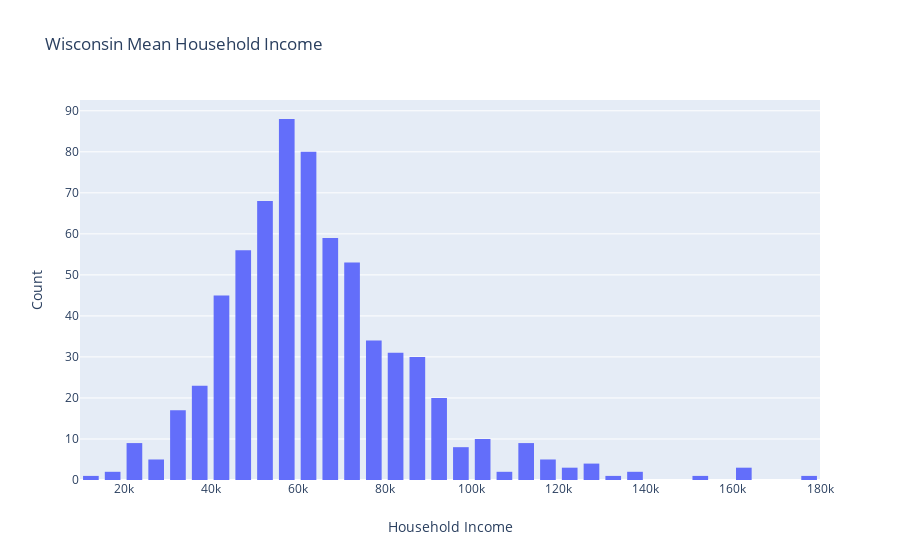
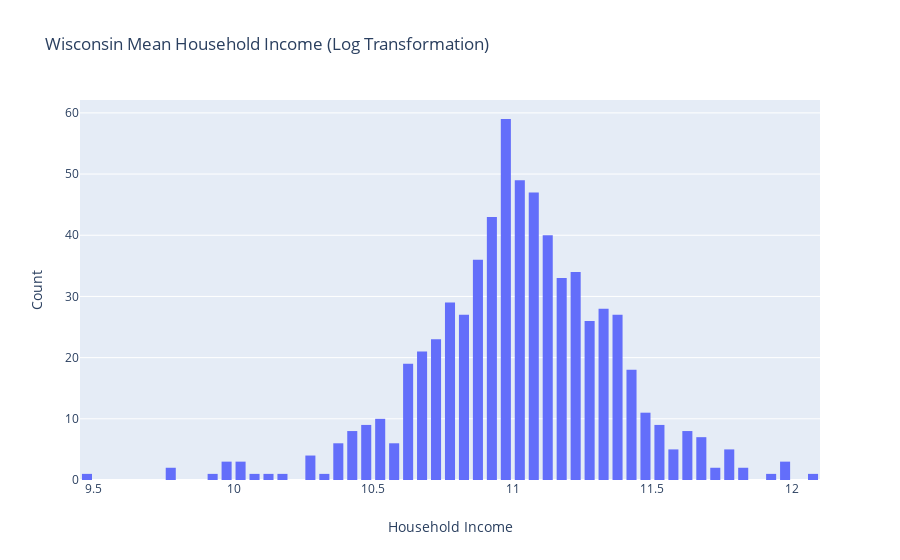

Write notebook code for charts like these, in order.
### Code cell
# We write a function that will permit us to complete the above steps...
def view_data(state):
    # Get data...
    mvals = df[(df['State_Name'].str.match(state)) & (df['Mean'] != 0) ]['Mean']
    
    # Print Histogram...
    fig = go.Figure(data=[go.Histogram(x=mvals)])

    fig.update_layout(
        title_text='{} Mean Household Income'.format(state), 
        xaxis_title_text='Household Income', 
        yaxis_title_text='Count', 
        bargap=0.2, 
        bargroupgap=0.1 
        )

    fig.show()
    
    # Print Probability Plot...
    stats.probplot(mvals, plot=plt)
    plt.show()
    
    # Log Transformation...
    mvals_log = df[(df['State_Name'].str.contains(state)) & (df['Mean'] != 0)]['Mean'].apply(lambda x: np.log(x))
    
    # Log Transformation Histogram...
    fig = go.Figure(data=[go.Histogram(x=mvals_log)])

    fig.update_layout(
        title_text='{} Mean Household Income (Log Transformation)'.format(state), 
        xaxis_title_text='Household Income',
        yaxis_title_text='Count', 
        bargap=0.2, 
        bargroupgap=0.1 
    )

    fig.show()
    
    # Log Transforamtion Probability Plot
    stats.probplot(mvals_log, plot=plt)
    plt.show()
    

view_data('Wisconsin')

# It appears we are still in favor of the Log data...
# We store the Log Transformed Wisconsin data into an array...
wisco_log = df[(df['State_Name'].str.contains('Wisconsin')) & (df['Mean'] != 0)]['Mean'].apply(lambda x: np.log(x))
wisco = df[(df['State_Name'].str.contains('Wisconsin')) & (df['Mean'] != 0)]['Mean']

### Figure 1 — Plotly figure (JSON) as saved in the notebook; plotly's stock layout.template omitted (floating-point values rounded to 4 significant figures; data arrays with more than 128 entries replaced by an {"elided": "..."} marker saying what was removed)
{"data": [{"type": "histogram", "x": {"elided": "670 int values"}}], "layout": {"bargap": 0.2, "bargroupgap": 0.1, "title": {"text": "Wisconsin Mean Household Income"}, "xaxis": {"title": {"text": "Household Income"}}, "yaxis": {"title": {"text": "Count"}}}}

### Figure 2 — Plotly figure (JSON) as saved in the notebook; plotly's stock layout.template omitted (floating-point values rounded to 4 significant figures; data arrays with more than 128 entries replaced by an {"elided": "..."} marker saying what was removed)
{"data": [{"type": "histogram", "x": {"elided": "670 float values"}}], "layout": {"bargap": 0.2, "bargroupgap": 0.1, "title": {"text": "Wisconsin Mean Household Income (Log Transformation)"}, "xaxis": {"title": {"text": "Household Income"}}, "yaxis": {"title": {"text": "Count"}}}}
